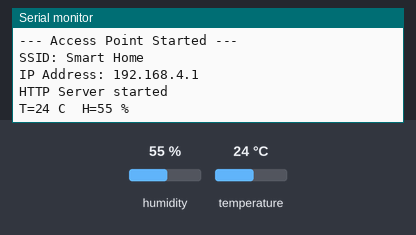
Bench run of a sketch on a simulated ESP32. On the bench: the last lines printed to the serial monitor. Inputs (shaded band) come from the test bench; at power-on: humidity 55 %, temperature 24 °C.

Above: at 3.2 s.
3.3 s: humidity set to 22 %
At 4.4 s:
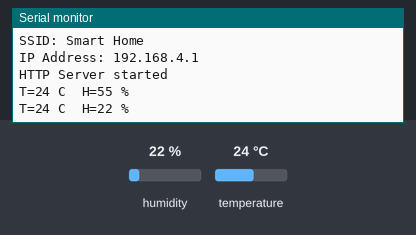
4.8 s: temperature set to 12 °C
At 6.2 s:
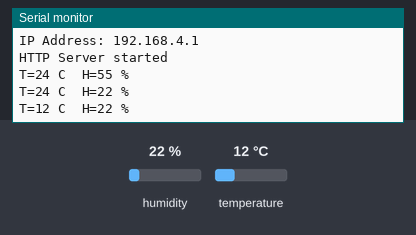
6.3 s: humidity set to 40 %
At 8.6 s:
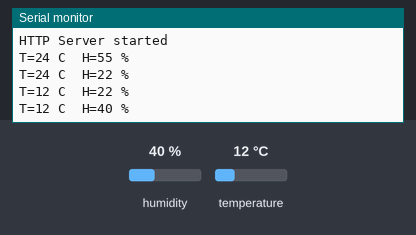
Timing chart, 0 to 10.1 s (numbered marks = the images above; inputs shaded):
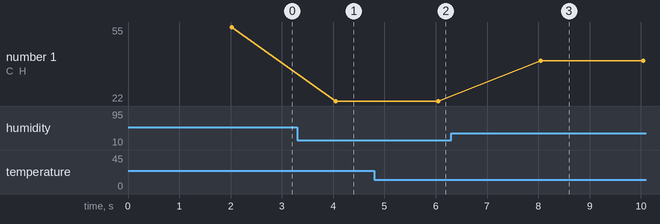

The sketch:

12345.ino
```cpp
#include <WiFi.h>
#include <WebServer.h>
#include <Adafruit_Sensor.h>
#include <DHT.h>

#define DHTPIN 4       // GPIO pin connected to DHT11 Data pin
#define DHTTYPE DHT11  // Sensor type

const char *ssid = "Smart Home";  // open AP, no password

WebServer server(80);
DHT dht(DHTPIN, DHTTYPE);

// ---------- Sensor cache (updated only from loop, never from HTTP handlers) ----------
const unsigned long SAMPLE_INTERVAL_MS = 2000;   // normal period (DHT11 needs >= 1 s)
const unsigned long RETRY_INTERVAL_MS  = 1000;   // retry period after a failed read
const unsigned long STALE_AFTER_MS     = 10000;  // flag data as invalid after 10 s without a good read

float lastT = NAN, lastH = NAN;
unsigned long lastGoodMs = 0;
unsigned long lastSampleMs = 0;
unsigned long nextSampleDelay = SAMPLE_INTERVAL_MS;
bool haveGoodReading = false;
uint8_t failCount = 0;

// ---------- Retro AI terminal UI (stored in flash, not built with String) ----------
const char PAGE[] PROGMEM = R"rawliteral(<!DOCTYPE html>
<html><head>
<meta charset="utf-8">
<meta name="viewport" content="width=device-width,initial-scale=1">
<title>SMART HOME // CORE</title>
<style>
:root{--g:#33ff66;--dim:#17a23f;--amber:#ffb000;--red:#ff4545;--bg:#010804}
*{box-sizing:border-box}
html,body{margin:0;height:100%}
body{
  background:radial-gradient(ellipse at center,#04170a 0%,var(--bg) 75%);
  color:var(--g);font-family:"Courier New",Courier,monospace;
  display:flex;align-items:center;justify-content:center;
  text-shadow:0 0 6px rgba(51,255,102,.55);
  animation:flick 4s infinite;
}
/* CRT scanlines + vignette */
body:before{content:"";position:fixed;inset:0;pointer-events:none;z-index:2;
  background:repeating-linear-gradient(0deg,rgba(0,0,0,.28) 0,rgba(0,0,0,.28) 1px,transparent 1px,transparent 3px)}
body:after{content:"";position:fixed;inset:0;pointer-events:none;z-index:3;
  box-shadow:inset 0 0 120px rgba(0,0,0,.85)}
@keyframes flick{0%,100%{opacity:1}92%{opacity:1}93%{opacity:.93}94%{opacity:1}97%{opacity:.96}}
.term{
  width:min(94vw,480px);padding:18px 20px;border:2px solid var(--g);
  box-shadow:0 0 22px rgba(51,255,102,.3),inset 0 0 30px rgba(51,255,102,.07);
  background:rgba(0,12,4,.8);position:relative;z-index:1;
}
.top{display:flex;justify-content:space-between;font-size:12px;color:var(--dim);
  border-bottom:1px dashed var(--dim);padding-bottom:8px;margin-bottom:12px}
h1{font-size:20px;margin:0 0 4px;letter-spacing:3px;color:var(--g)}
.sub{font-size:12px;color:var(--dim);margin-bottom:14px}
.boot{font-size:12px;line-height:1.6;color:var(--dim);margin-bottom:14px}
.boot b{color:var(--g);font-weight:normal}
.row{margin:14px 0}
.lbl{font-size:12px;letter-spacing:2px;color:var(--dim)}
.val{font-size:34px;color:var(--amber);text-shadow:0 0 8px rgba(255,176,0,.6)}
.bar{font-size:14px;letter-spacing:1px;color:var(--g);word-break:break-all}
.stat{margin-top:16px;padding-top:10px;border-top:1px dashed var(--dim);font-size:13px}
.ok{color:var(--g)} .bad{color:var(--red);text-shadow:0 0 6px rgba(255,69,69,.6)}
.cur{display:inline-block;width:9px;height:15px;background:var(--g);vertical-align:-2px;
  animation:blink 1s steps(1) infinite}
@keyframes blink{50%{opacity:0}}
</style></head>
<body><div class="term">
  <div class="top"><span>NODE: ESP32-AP</span><span id="up">UPLINK: --</span></div>
  <h1>SMART HOME</h1>
  <div class="sub">ENVIRONMENT NEURAL CORE v1.1</div>
  <div class="boot">
    &gt; <b>BOOT SEQUENCE</b> .......... OK<br>
    &gt; <b>SENSOR BUS (DHT11)</b> .... ONLINE<br>
    &gt; <b>TELEMETRY LOOP</b> ........ ACTIVE
  </div>
  <div class="row">
    <div class="lbl">&gt; TEMPERATURE</div>
    <div class="val"><span id="t">--</span> &deg;C</div>
    <div class="bar" id="tb"></div>
  </div>
  <div class="row">
    <div class="lbl">&gt; HUMIDITY</div>
    <div class="val"><span id="h">--</span> %</div>
    <div class="bar" id="hb"></div>
  </div>
  <div class="stat">&gt; STATUS: <span id="s" class="ok">INITIALIZING</span> <span class="cur"></span></div>
</div>
<script>
function bar(v,max){
  var n=Math.round(Math.max(0,Math.min(v,max))/max*20);
  return '['+'\u2588'.repeat(n)+'\u2591'.repeat(20-n)+']';
}
function setStatus(txt,good){
  var s=document.getElementById('s');
  s.textContent=txt;
  s.className=good?'ok':'bad';
}
function poll(){
  fetch('/data',{cache:'no-store'})
    .then(function(r){return r.json();})
    .then(function(d){
      document.getElementById('up').textContent='UPLINK: OK';
      if(d.ok){
        document.getElementById('t').textContent=d.t;
        document.getElementById('h').textContent=d.h;
        document.getElementById('tb').textContent=bar(d.t,50);
        document.getElementById('hb').textContent=bar(d.h,100);
        setStatus('NOMINAL  [DATA AGE '+d.age+'s]',true);
      }else{
        document.getElementById('t').textContent='--';
        document.getElementById('h').textContent='--';
        document.getElementById('tb').textContent='';
        document.getElementById('hb').textContent='';
        setStatus('SENSOR FAULT - NO VALID DATA',false);
      }
    })
    .catch(function(){
      document.getElementById('up').textContent='UPLINK: LOST';
      setStatus('LINK LOST - RETRYING',false);
    });
}
poll();
setInterval(poll,2000);
</script>
</body></html>)rawliteral";

// ---------- Sensor sampling (non-blocking, called from loop) ----------
void sampleSensor() {
  // One forced bus transaction only. readTemperature()/readHumidity() below then
  // return the values cached by this read instead of hitting the sensor again.
  if (!dht.read(true)) {
    failCount++;
    nextSampleDelay = RETRY_INTERVAL_MS;  // retry in 1 s, without blocking the server
    Serial.printf("DHT read failed (%u)\n", failCount);
    return;
  }

  float h = dht.readHumidity();
  float t = dht.readTemperature();

  if (isnan(h) || isnan(t)) {
    failCount++;
    nextSampleDelay = RETRY_INTERVAL_MS;
    Serial.printf("DHT returned NaN (%u)\n", failCount);
    return;
  }

  lastH = h;
  lastT = t;
  lastGoodMs = millis();
  haveGoodReading = true;
  failCount = 0;
  nextSampleDelay = SAMPLE_INTERVAL_MS;
  Serial.printf("T=%.0f C  H=%.0f %%\n", t, h);
}

// ---------- HTTP handlers ----------
void handleRoot() {
  server.sendHeader("Cache-Control", "no-store");
  server.send_P(200, "text/html", PAGE);
}

void handleData() {
  bool fresh = haveGoodReading && (millis() - lastGoodMs < STALE_AFTER_MS);
  char buf[96];

  if (fresh) {
    snprintf(buf, sizeof(buf), "{\"ok\":true,\"t\":%.0f,\"h\":%.0f,\"age\":%lu}",
             lastT, lastH, (millis() - lastGoodMs) / 1000UL);
  } else {
    snprintf(buf, sizeof(buf), "{\"ok\":false}");
  }

  server.sendHeader("Cache-Control", "no-store");
  server.send(200, "application/json", buf);
}

void handleNotFound() {
  server.send(404, "text/plain", "404");
}

// ---------- Arduino entry points ----------
void setup() {
  Serial.begin(115200);

  // Initialize DHT sensor and allow time to warm up
  dht.begin();
  delay(2000);

  // Start open Wi-Fi AP (no password)
  if (!WiFi.softAP(ssid)) {
    Serial.println("softAP failed to start");
    while (true) delay(1000);
  }
  IPAddress IP = WiFi.softAPIP();

  Serial.println("\n--- Access Point Started ---");
  Serial.print("SSID: ");
  Serial.println(ssid);
  Serial.print("IP Address: ");
  Serial.println(IP);

  server.on("/", handleRoot);
  server.on("/data", handleData);
  server.onNotFound(handleNotFound);
  server.begin();
  Serial.println("HTTP Server started");

  sampleSensor();  // prime first reading
  lastSampleMs = millis();
}

void loop() {
  server.handleClient();

  if (millis() - lastSampleMs >= nextSampleDelay) {
    lastSampleMs = millis();
    sampleSensor();
  }
}
```

Measured:
- after the input at 3.3 s, the serial monitor: prints a new line after 0.75 s (image 1)
- after the input at 4.8 s, the serial monitor: prints a new line after 1.3 s (image 2)
- after the input at 6.3 s, the serial monitor: prints a new line after 1.8 s (image 3)
- plotted number 1: 55 → 22 after the input at 3.3 s, 22 → 40 after the input at 6.3 s
